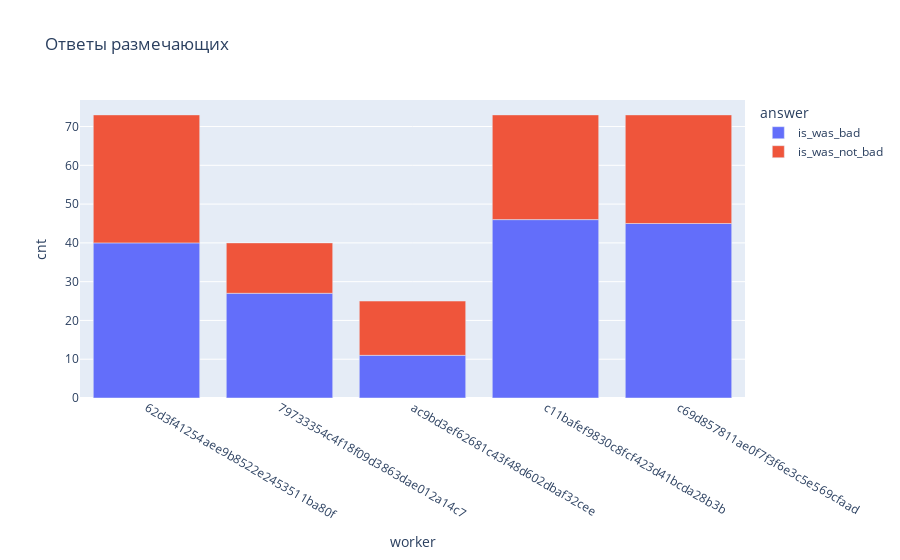
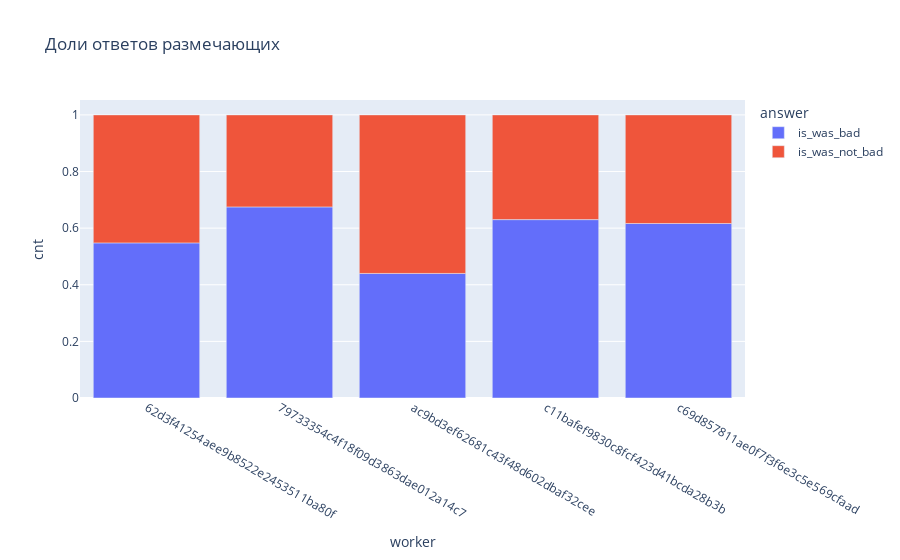

Notebook code for these charts, in order:
### Code cell
session_quality_workers_answers = []
session_quality_workers_cnt = []
session_quality_workers = []

for i, row in aggregated_results_by_worker.iterrows():
    for col in ["is_was_bad", "is_was_not_bad"]:
        session_quality_workers_answers.append(col)
        session_quality_workers.append(row["ASSIGNMENT:worker_id"])
        session_quality_workers_cnt.append(row[col])

df = pd.DataFrame({
    "worker": session_quality_workers,
    "answer": session_quality_workers_answers,
    "cnt": session_quality_workers_cnt,
})

import plotly.express as px

long_df = px.data.medals_long()

fig = px.bar(df, x="worker", y="cnt", color="answer", title="Ответы размечающих")
fig.show()

session_quality_workers_answers = []
session_quality_workers_cnt = []
session_quality_workers = []

for i, row in aggregated_results_by_worker.iterrows():
    s = row[["is_was_bad", "is_was_not_bad"]].sum()
    
    
    for col in ["is_was_bad", "is_was_not_bad"]:
        session_quality_workers_answers.append(col)
        session_quality_workers.append(row["ASSIGNMENT:worker_id"])
        session_quality_workers_cnt.append(row[col]/s)

df = pd.DataFrame({
    "worker": session_quality_workers,
    "answer": session_quality_workers_answers,
    "cnt": session_quality_workers_cnt,
})

import plotly.express as px

long_df = px.data.medals_long()

fig = px.bar(df, x="worker", y="cnt", color="answer", title="Доли ответов размечающих")
fig.show()

### Figure 1 — Plotly figure (JSON) as saved in the notebook; plotly's stock layout.template omitted (floating-point values rounded to 4 significant figures)
{"data": [{"alignmentgroup": "True", "hovertemplate": "answer=is_was_bad<br>worker=%{x}<br>cnt=%{y}<extra></extra>", "legendgroup": "is_was_bad", "marker": {"color": "#636efa"}, "name": "is_was_bad", "offsetgroup": "is_was_bad", "orientation": "v", "showlegend": true, "textposition": "auto", "type": "bar", "x": ["62d3f41254aee9b8522e2453511ba80f", "79733354c4f18f09d3863dae012a14c7", "ac9bd3ef62681c43f48d602dbaf32cee", "c11bafef9830c8fcf423d41bcda28b3b", "c69d857811ae0f7f3f6e3c5e569cfaad"], "xaxis": "x", "y": [40, 27, 11, 46, 45], "yaxis": "y"}, {"alignmentgroup": "True", "hovertemplate": "answer=is_was_not_bad<br>worker=%{x}<br>cnt=%{y}<extra></extra>", "legendgroup": "is_was_not_bad", "marker": {"color": "#EF553B"}, "name": "is_was_not_bad", "offsetgroup": "is_was_not_bad", "orientation": "v", "showlegend": true, "textposition": "auto", "type": "bar", "x": ["62d3f41254aee9b8522e2453511ba80f", "79733354c4f18f09d3863dae012a14c7", "ac9bd3ef62681c43f48d602dbaf32cee", "c11bafef9830c8fcf423d41bcda28b3b", "c69d857811ae0f7f3f6e3c5e569cfaad"], "xaxis": "x", "y": [33, 13, 14, 27, 28], "yaxis": "y"}], "layout": {"barmode": "relative", "legend": {"title": {"text": "answer"}, "tracegroupgap": 0}, "title": {"text": "Ответы размечающих"}, "xaxis": {"anchor": "y", "domain": [0, 1], "title": {"text": "worker"}}, "yaxis": {"anchor": "x", "domain": [0, 1], "title": {"text": "cnt"}}}}

### Figure 2 — Plotly figure (JSON) as saved in the notebook; plotly's stock layout.template omitted (floating-point values rounded to 4 significant figures)
{"data": [{"alignmentgroup": "True", "hovertemplate": "answer=is_was_bad<br>worker=%{x}<br>cnt=%{y}<extra></extra>", "legendgroup": "is_was_bad", "marker": {"color": "#636efa"}, "name": "is_was_bad", "offsetgroup": "is_was_bad", "orientation": "v", "showlegend": true, "textposition": "auto", "type": "bar", "x": ["62d3f41254aee9b8522e2453511ba80f", "79733354c4f18f09d3863dae012a14c7", "ac9bd3ef62681c43f48d602dbaf32cee", "c11bafef9830c8fcf423d41bcda28b3b", "c69d857811ae0f7f3f6e3c5e569cfaad"], "xaxis": "x", "y": [0.5479, 0.675, 0.44, 0.6301, 0.6164], "yaxis": "y"}, {"alignmentgroup": "True", "hovertemplate": "answer=is_was_not_bad<br>worker=%{x}<br>cnt=%{y}<extra></extra>", "legendgroup": "is_was_not_bad", "marker": {"color": "#EF553B"}, "name": "is_was_not_bad", "offsetgroup": "is_was_not_bad", "orientation": "v", "showlegend": true, "textposition": "auto", "type": "bar", "x": ["62d3f41254aee9b8522e2453511ba80f", "79733354c4f18f09d3863dae012a14c7", "ac9bd3ef62681c43f48d602dbaf32cee", "c11bafef9830c8fcf423d41bcda28b3b", "c69d857811ae0f7f3f6e3c5e569cfaad"], "xaxis": "x", "y": [0.4521, 0.325, 0.56, 0.3699, 0.3836], "yaxis": "y"}], "layout": {"barmode": "relative", "legend": {"title": {"text": "answer"}, "tracegroupgap": 0}, "title": {"text": "Доли ответов размечающих"}, "xaxis": {"anchor": "y", "domain": [0, 1], "title": {"text": "worker"}}, "yaxis": {"anchor": "x", "domain": [0, 1], "title": {"text": "cnt"}}}}
